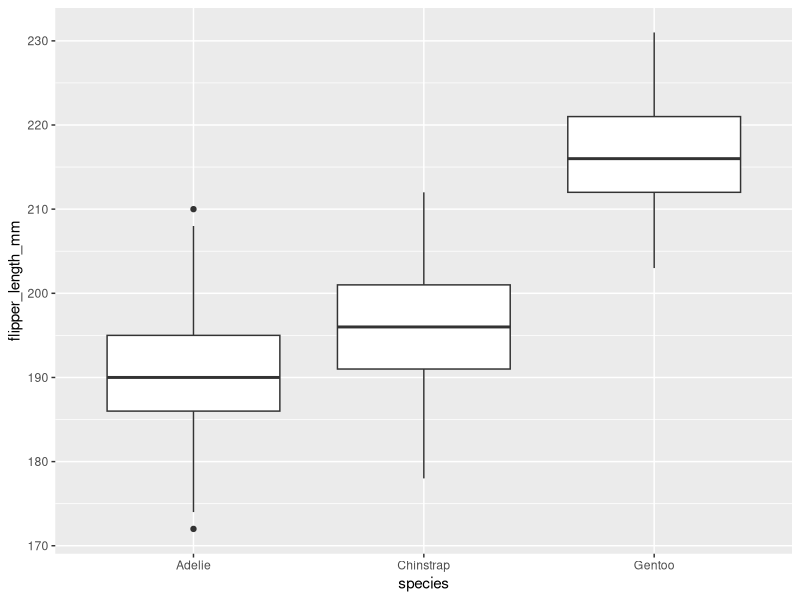
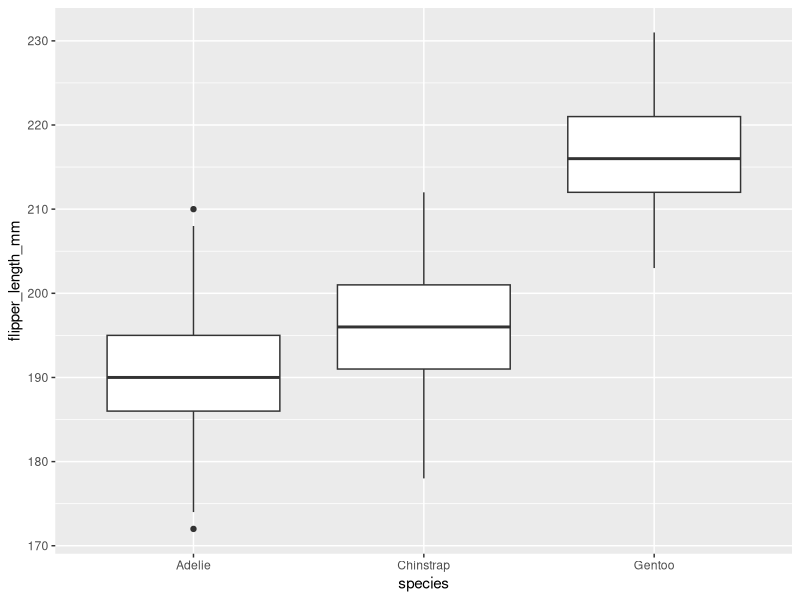
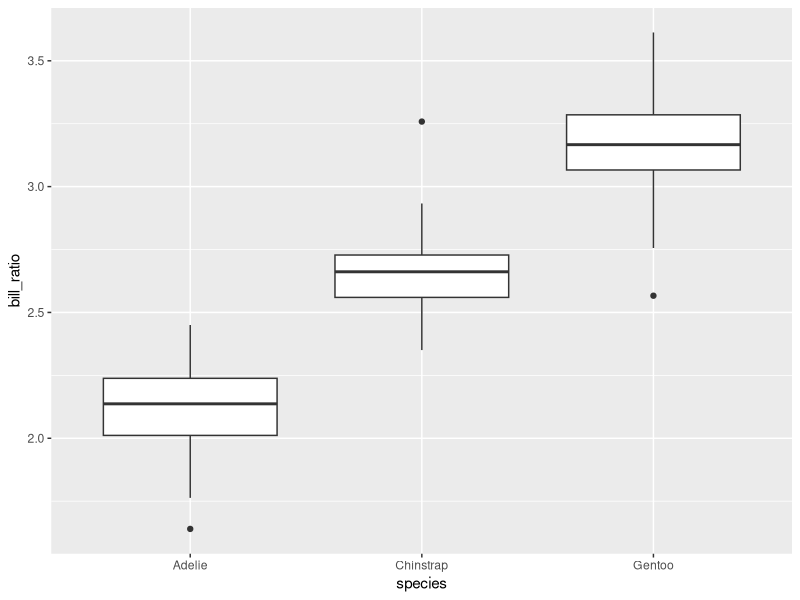
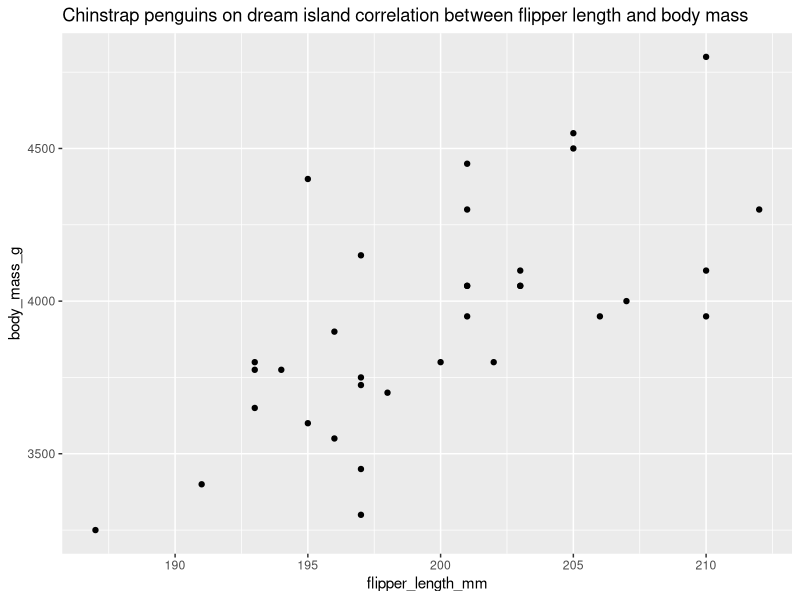

Reproduce these figures in R, in order.
## ---- chunk 1
knitr::opts_chunk$set(echo = TRUE)
## ---- chunk 2
#Load the necessary packages
library(tidyverse)
library(palmerpenguins)
## ---- chunk 3
#This package is a bit different in reading in the data, notice that if you run the variable 'penguins' its already stored and ready to go. To keep track of it however, lets store it using the following line of code
penguins <- penguins
## ---- chunk 4
#The function head() allows you to look at the first 5 rows of your data. Go ahead and run head() on the variable penguins and check out the output.
head(penguins)

#Notice that there is more columns than displayed, so you would need to scroll through these to see every name. If your looking for a good way to find all the names of your columns (a very important thing to know when using dplyr), you can simply use the names() fxn on penguins. Go ahead and try this
names(penguins)


#Another helpful tip for prepping your data wrangling skills is using the unique() fxn. This fxn allows you to see all the unique outputs for a column, which is helpful if your trying to find specific instances of something in your data set.Try looking at what islands are recorded in our data set. To do this, you need to use the unique function and inside the argument you need to specify the data set (penguins) and use the '$' followed by the column name of interest. The '$' is telling R that you want to pull a subset of the data (islands in this case) from the dataframe (penguins in this case). 
unique(penguins$island)
## ---- chunk 5
#Lets try creating a new data frame called adelie. In this data frame utilize the filter() fxn in order to filter down the 'species' column to only include the 'Adelie' penguins. 

adelie <- penguins %>% 
  dplyr::filter(species == "Adelie")

#or (this is a second method without using the piping operator, it works well for singular lines of code, however its helpful to pipe things when doing multiple levels of data wrangling.  )

adelie <- filter(penguins, species == "Adelie")

#When you finish, try control/command clicking the variable adelie. This should open a new window in R that allows you to look at the dataset. Notice that only Adelie penguins are kept. 
## ---- chunk 6
#Try creating a new variable called gentoo_dream that only contains observations that feature 'Gentoo'  penguins on the island 'Dream'. Hint: To add another column to filter by, use the '&' operator OR ',' after species == 'Adelie'

gentoo_dream <- penguins %>% 
  filter(species == "Gentoo" & island == "Dream")

#Or

gentoo_dream <- penguins %>% 
  filter(species == "Gentoo", island == "Dream")

#What do you notice about this df? What does this possibly tell you about the relationship between the Gentoo and the island Dream?

## ---- chunk 7
#Say that I wanted to filter out my penguins data set to only include penguins with a bill length of greater than 40 mm, and store this as the variable 'penguins_w_long_bills'. How would I do this?
#Hint: It necessary to know your column name to use the filter fxn, so what function gives us the name of all the columns?
names(penguins)

penguins_w_long_bills <- penguins %>% filter(bill_length_mm > 50)
## ---- chunk 8
#Now lets try filtering out the penguins data set to only include chinstrap penguins that have bills less than or equal to 40 mm. Call this variable chinstraps_w_short_bills

chinstraps_w_short_bills <- penguins %>% filter(species == "Chinstrap", bill_length_mm <= 50)
## ---- chunk 9
#Lets create a new column in a new df that has the penguins flipper length in meters. Call this new df penguin_flippers

penguin_flippers <- penguins %>% 
  mutate(flipper_length_m = flipper_length_mm/1000)
## ---- chunk 10
#You can create multiple columns using a single mutate() fxn simply by using the '&' or ',' operators like with filter. Try making a new df called 'flippers_and_weight' that has two additional rows: the first being the flipper length in meters and the second being the penguins body mass in kg.

flippers_and_weight <- penguins %>% 
  mutate(flipper_length_m = flipper_length_mm/1000,
         body_mass_kg = body_mass_g/1000)

## ---- chunk 11
#Create a new data frame called 'penguins_bill_ratio_2008'. For this dataframe only include penguins from 2008, and create a new column called 'bill_ratio' that has the ratio of bill length to bill depth. Hint: ratio means creating a fraction. 

penguins_bill_ratio_2008 <- penguins %>% 
  filter(year == 2008) %>% 
  mutate(bill_ratio = bill_length_mm/bill_depth_mm)
## ---- chunk 12
#Create a new data frame called 'female_penguins_small'. For this data frame keep only female penguins and create a new column for body mass in kg called body_mass_kg, then filter to only include the penguins with mass less than or equal to 3 kg. 

female_penguins_small <- penguins %>% 
  mutate(body_mass_kg = body_mass_g/1000) %>% 
  filter(sex == "female", body_mass_kg <= 3)

  
## ---- chunk 13
#How would I create a df called 'penguins_years_islands' that only includes the columns for penguin species, the islands they live on, and the years they were observed?

penguins_years_islands <- penguins %>% 
  select(species, year, island)
## ---- chunk 14
#Create a new df called 'homeless_penguins' and disclude the island column 

homeless_penguins <- penguins %>% 
  select(!island)

#or 

homeless_penguins <- penguins %>% 
  select(-island)

## ---- chunk 15
#Since this ones a bit more indepth lets show an example. If I wanted to create a table showing the mean masses of the penguins in relation to their species I could run the following

penguins %>% 
  group_by(species) %>% 
  summarize(mass_mean = mean(body_mass_g, na.rm = TRUE)) #Note that the na.rm = TRUE just means that missing values in the data set are excluded. 
## ---- chunk 16
#Now, create a table from the dataset penguins that calculates the mean flipper size by the gender of the penguin
penguins %>% 
  group_by(sex) %>% 
  summarize(mean_flipper_length = mean(flipper_length_mm, na.rm = TRUE))
## ---- chunk 17
#Design some code that will find which of the islands has the chonckiest (heaviest mean body mass) male penguins!

#There may be multiple ways to do this, but here's what I did
 penguins %>% 
  filter(sex == "male") %>% 
  group_by(island) %>% 
  summarize(mean_mass = mean(body_mass_g, na.rm = TRUE)) 

#Turns out the Biscoe penguins are the chonckiest!

## ---- chunk 18
#Design some code that will create a new data frame with the following: All of the original columns in the penguins data set are present except for bill length and bill depth. There is a new column called 'observation' that specifies the numerical order of observations (row 1 = observation 1, row 5 = observation 5, etc) Finally this data does NOT include any NA values for the gender of the penguin. 

#Hint! seq(1:n()) can be used as the function to create numeric values associated with row 1 to row n of your data frame

#Hint! NA values can be discluded by using the following fxn: drop_na()

penguins_challenge_2 <- penguins %>% 
  select(-bill_length_mm, -bill_depth_mm) %>% 
  mutate(observation = seq(1:n())) %>% 
  drop_na(sex)
#Notice that there could be gaps in your observation numbers depending on how you wrote your code (ex observation 3 to 5). Why do you think this happened? What could you do to change this? Why might it be important to keep it one way or the other? 
## ---- chunk 19

#Lets do a sample study! I want you to create a data frame that only includes the columns species, bill length, and flipper length. In this new data frame, create 2 new columns that are bill length and flipper length in meters. Now use what you know to answer the following question. What is the mean ratio of bill length to flipper length of Adelie penguins for each of the islands. 

penguins_df<- penguins %>% 
  select(species, bill_length_mm, flipper_length_mm, island) %>% 
  mutate(bill_length_m = bill_length_mm/1000, flipper_length_m =    flipper_length_mm/1000, bill_flipper_ratio = bill_length_m/flipper_length_m) %>% 
  filter(species == "Adelie") %>% 
  group_by(island) %>% 
  summarize(mean_bill_flip_ratio = mean(bill_flipper_ratio, na.rm = TRUE))
  
penguins_df
  
## ---- chunk 20
#Lets give an example so that we have a basic structure
ggplot(data = penguins, aes(x = species, y = flipper_length_mm)) +
  geom_boxplot()
#Notice however that we have a message that appears talking about two rows being missing due to 'non-finite values' Usually this is because of NAs being recorded in the columns, so we can use what we know to clean our data up and plot it again. 
penguins_cleaned <- penguins %>% 
  drop_na(species, flipper_length_mm)
#And now plot, notice there is no message this time 
ggplot(data = penguins_cleaned, aes(x = species, y = flipper_length_mm)) +
  geom_boxplot()
## ---- chunk 21
#Create a new data frame called 'penguins_plot'. In this new data frame I want you to create a new column called 'bill_ratio' that takes the ratio of bill length to bill depth. Also make sure to disclude any NAs. Now use your ggplot skills to anwser the following question using a boxplot: Which penguin has the largerst median size bill ratio? 

penguins_plot <- penguins %>% 
  drop_na(bill_length_mm, bill_depth_mm) %>% 
  mutate(bill_ratio = bill_length_mm/bill_depth_mm)  

ggplot(data = penguins_plot, aes(x = species, y = bill_ratio)) +
  geom_boxplot()
#Recall that the line in the middle of the box and whisker plot is the median. 
#The Gentoo penguin has the largest median bill ratio
## ---- chunk 22
#Now lets make a scatter plot only using specific penguins. Create a new data frame called 'chinstrap_comparison' that includes the following specifications: Chinstrap penguins, Males, on Dream island. Now visualize a scatter plot of these male chinstrap penguins where you plot their mass against flipper length. 

chinstrap_comparison <- penguins %>% 
  filter(species == "Chinstrap", sex == "male", island == "Dream")

ggplot(data = chinstrap_comparison, aes(x = flipper_length_mm, y = body_mass_g)) +
  geom_point() +
  ggtitle("Chinstrap penguins on dream island correlation between flipper length and body mass") #This last bit is not required but simply allows you to give the plot a label so that you know what you were looking at. 

#Notice the positive trend between flipper length and body mass, which is what you would expect.  
